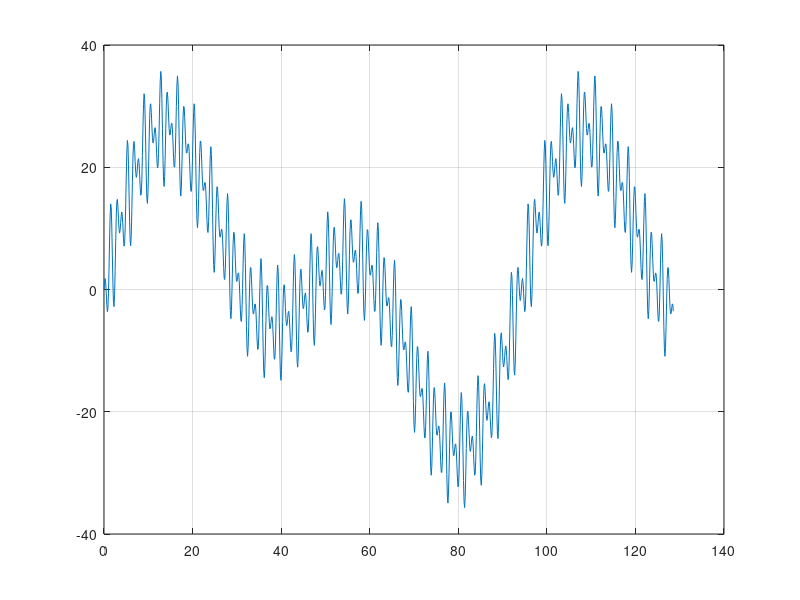
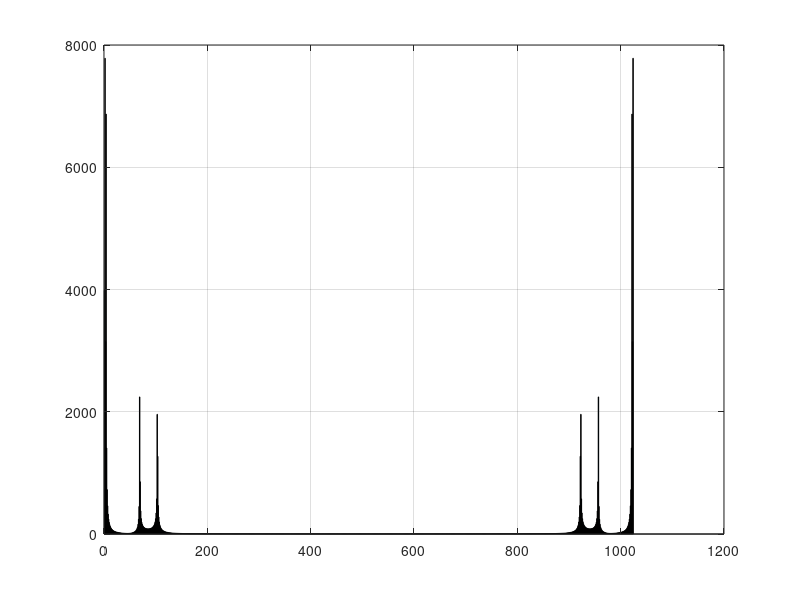
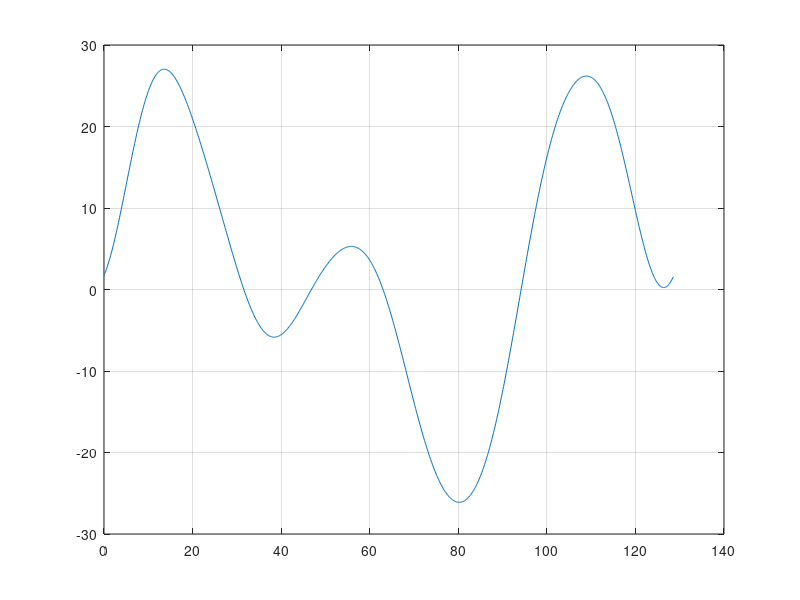
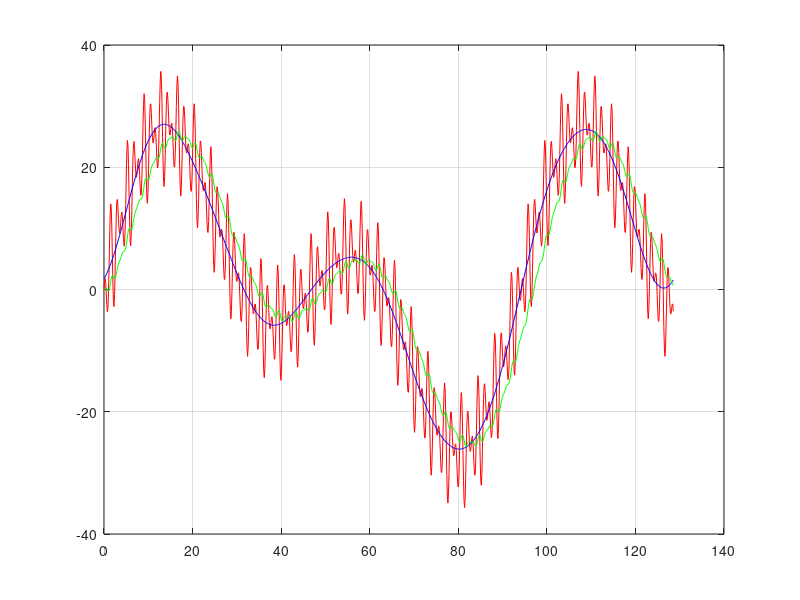

These charts were generated, in order, by the following MATLAB code:
function Aprox_por_minimos_cuadrados
  clc, clear
  %Vector g
  g = load("parcial_2_3k10_2023.txt", "-ascii");
  global N = length(g)
  global w0=(2*pi)/N;
  global Dt = 0.12566; %Dt = TP/N
  global m =fix((N-1)/2);
  global dim=1+2*m;
  A1 =1/3;

  %Vector t
  t=zeros(N,1);
  for i=1 : N
      t(i) = (i-1) * Dt;
  endfor

  figure(1) %Grafico de gt
  plot(t,g)
  grid on

  %Entrega de valores maximos
  [gm,i]=max(g(1:N/3))
  tm = t(i,1)

  %TDF
  g_tdf = fft(g,N);
  figure(2)
  bar (abs(g_tdf))
  grid on

  g_tdf_abs = abs(g_tdf);
  [G_tdf_MAX,i]=max(g_tdf_abs)

  Valor = 0;
  kc = 0;
  for i=1:10
    if g_tdf_abs(i) > 0.05 * G_tdf_MAX
      if i > kc
        Valor = g_tdf_abs(i);
        kc = i;
      endif
    endif
  endfor
  display(kc)
  display(Valor)

  %Aprox_por_minimos_cuadrados

  phi = calcular_matriz_phi(N, dim); % Llamada a función y devuelve phi

  % PHI' * PHI * alfa = PHI' * g
  A = phi' * phi;  % MATRIZ DIAGONAL
  B = phi' * g;    % Vector de terminos independientes
  % A alfa = B



  %Vector de incognitas (vector alfa)
  alfa= zeros(dim,1); %Matriz de incognitas  [a0,a1,b1,a2,b2,...]
  % a0= B(1,1)/N, a1 = B(2,1)/(N/2),  b1 = B(3,1)/(N/2),.....
  alfa(1,1)= B(1,1)/N;
  for j=2:dim
    alfa(j,1)=B(j,1)/(N/2);
  endfor


  %Calcular P(t)
  N2 = N;
  dt2 = Dt;
  dw = w0/ Dt;
  for k=1:N2
    t2(1,k)=dt2*(k-1);
  endfor
  P=zeros(N2,1);

  for i=1: N2
    valor = alfa(1,1);
    for k=1:kc
      valor = valor + alfa(k*2,1)*cos(k*dw*(t2(1,i)-t2(1,1))) + alfa(k*2+1,1)*sin(k*dw*(t2(1,i)-t2(1,1)));
    endfor
    P(i,1)= valor;
  endfor

  figure(3)
  plot(t,P)
  grid on

 [P_Max,i]=max(P)

 %Convolucion
   p = kc * dw

   h=zeros(N,1);
  for i = 1:N
    h(i,1) = A1 *exp(-p * t(i,1));
  endfor

  y = Dt * conv(h,g);  %con 2N-1 de longitud


 [y_Max,i]=max(y)

  figure(4)
  plot(t, g, '-r', t, P, '-b',t,y(1:N),'-g')
  grid on
endfunction

function [phi] = calcular_matriz_phi(N, dim)

  phi = zeros(N, dim);
  global m;
  global w0;

  for n=1:N %primero recorro por filas
    phi(n,1)=1;
    for k=1:m %recorro por columnas pero no por dim sino por m
      phi(n,2*k)=cos(k*w0*(n-1));
      phi(n,2*k+1)=sin(k*w0*(n-1));
    endfor
    endfor
end
